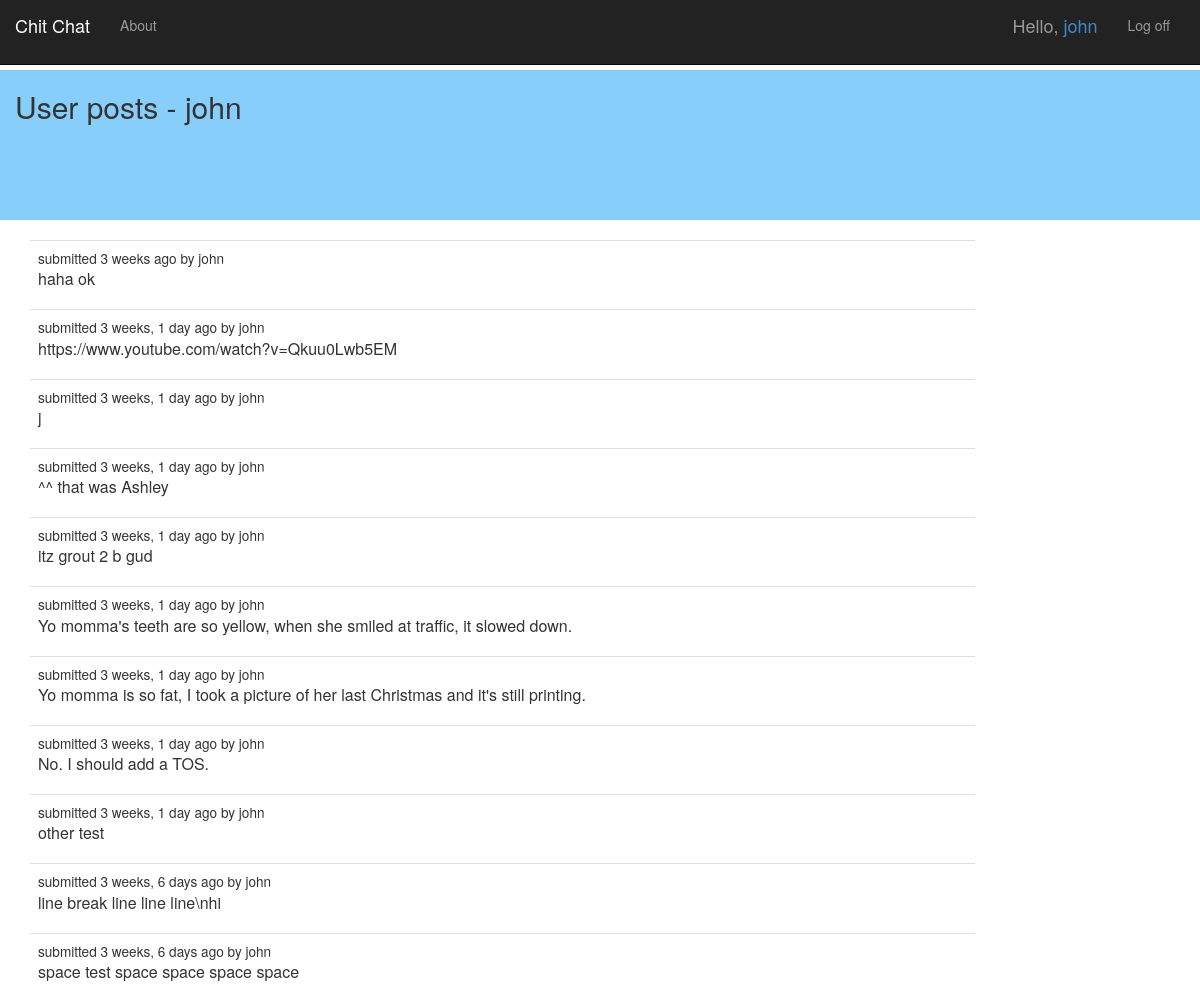
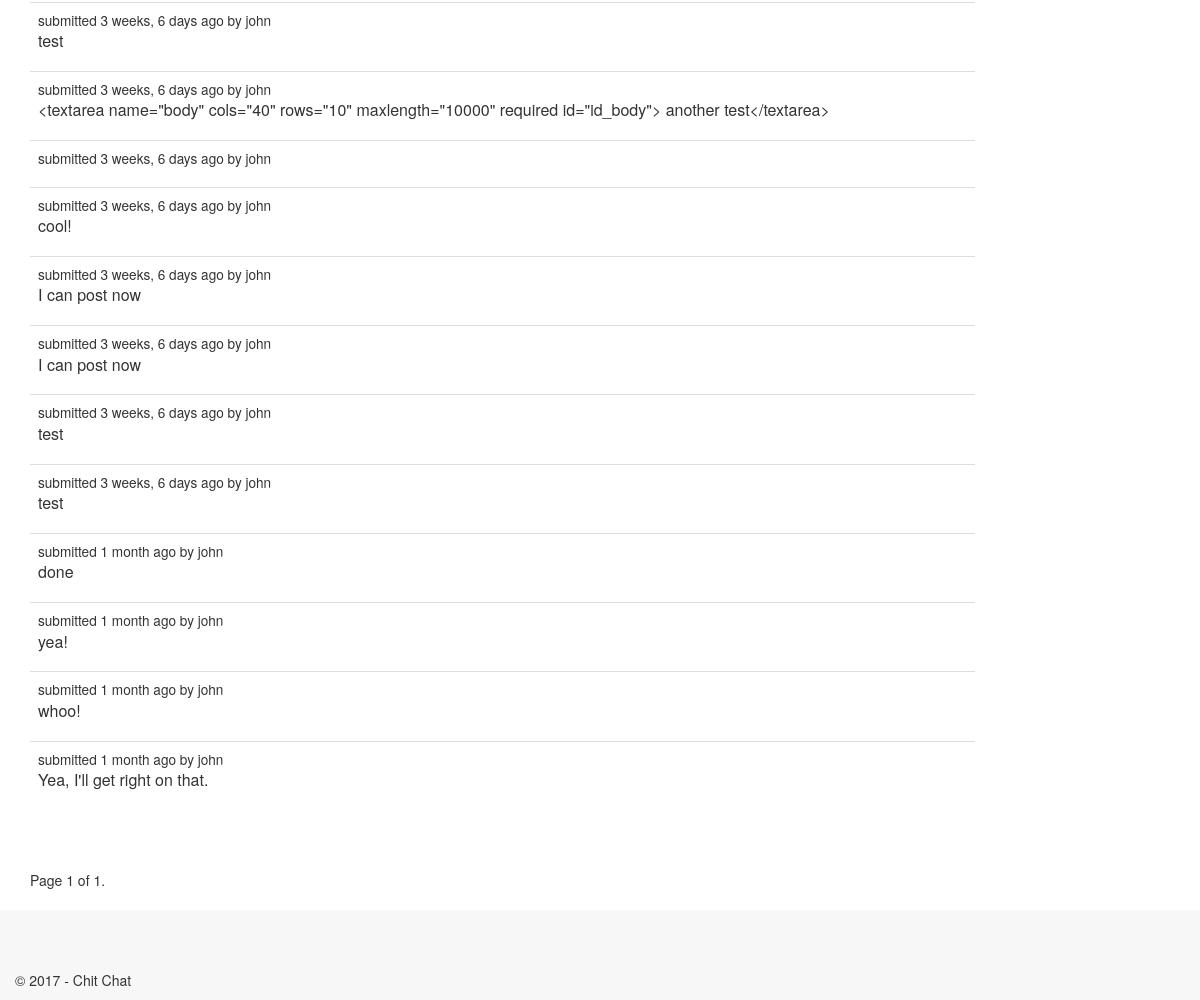
Page /user/john/ on the earlier database version (2 pictures, top to bottom).
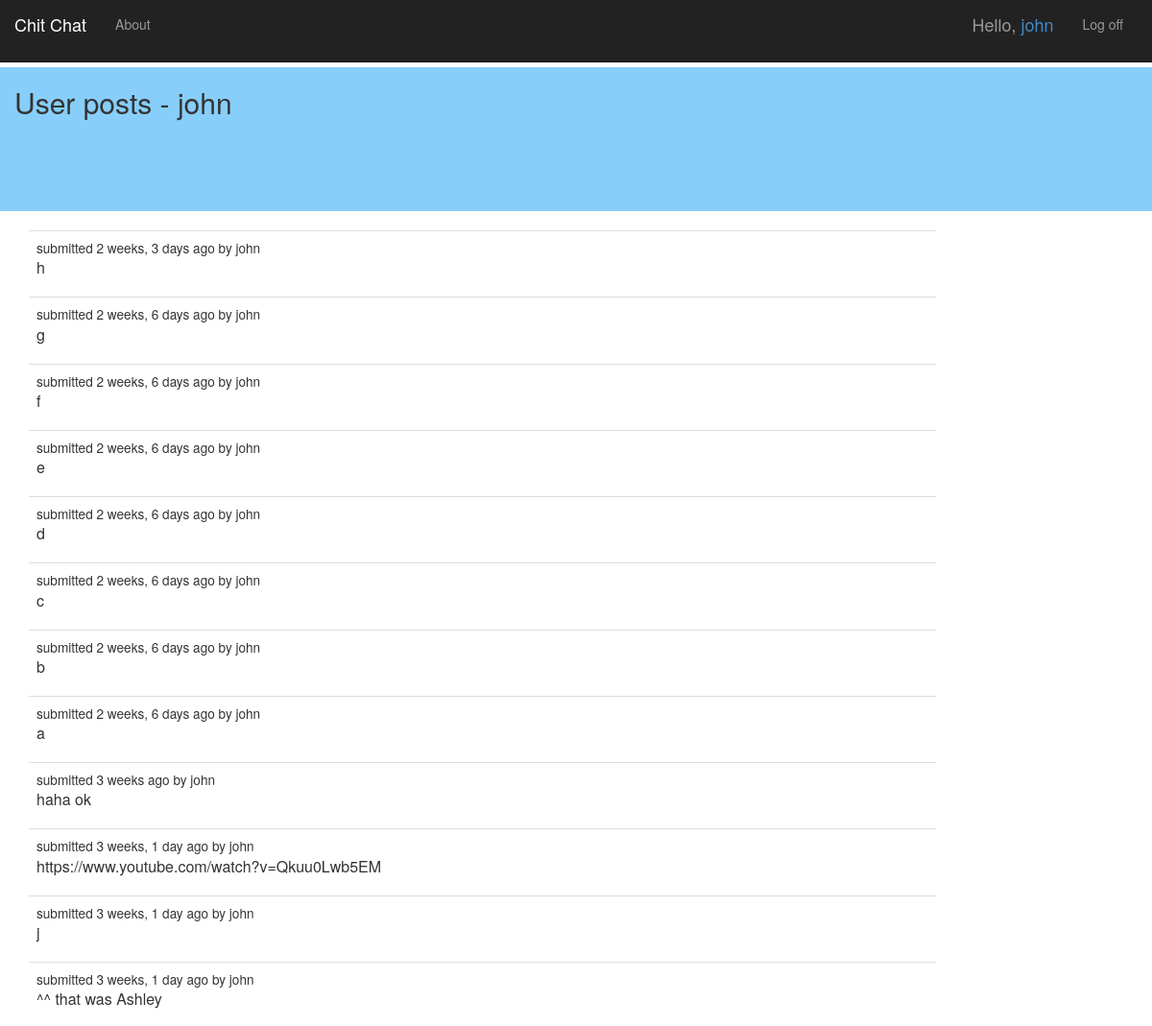
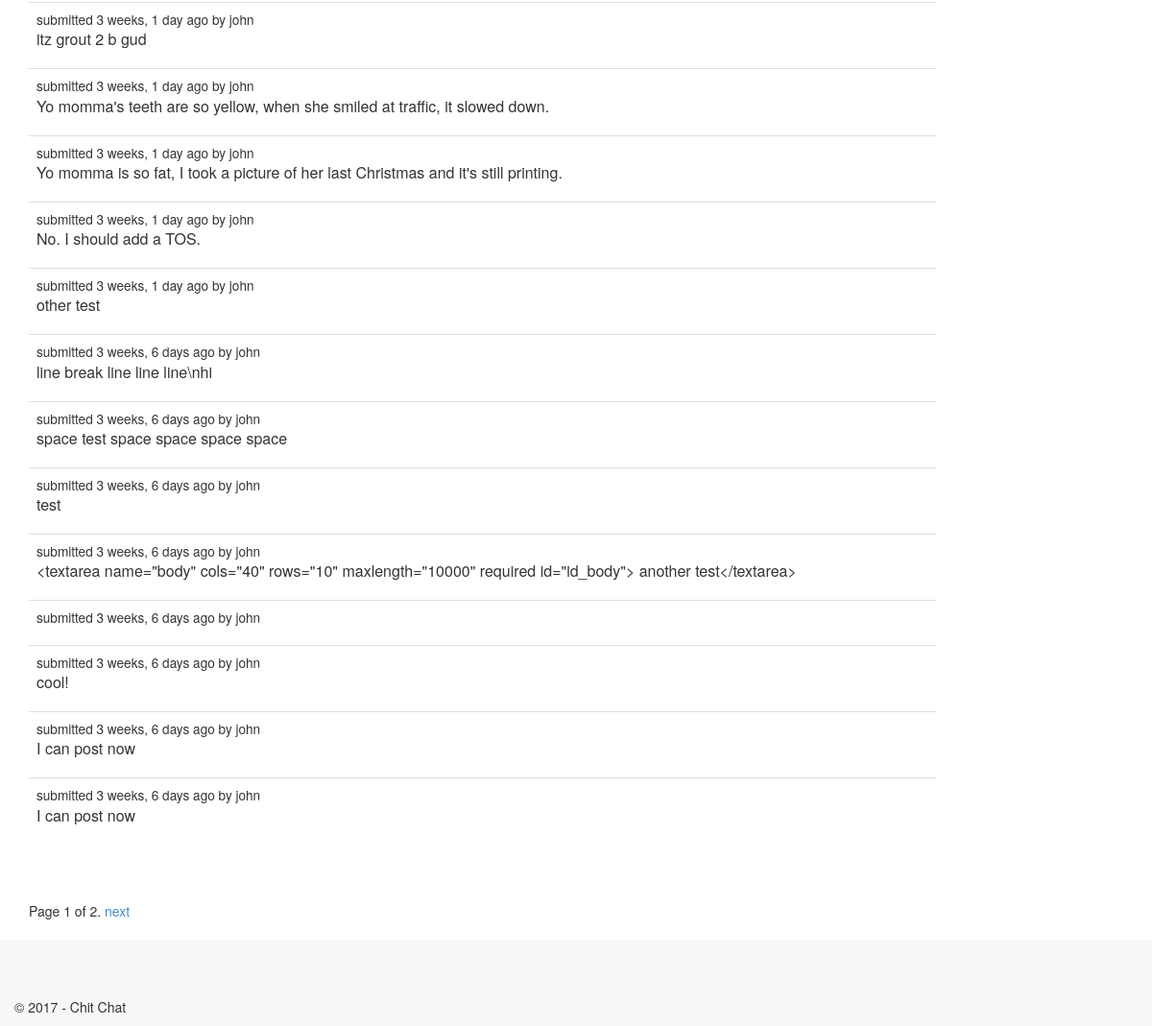
Same page on the later database version (2 pictures, top to bottom).
### forum/models.py (models this page shows, shortened)
class Post(models.Model):
    created = models.DateTimeField(auto_now_add=True)
    creator = models.ForeignKey(User, blank=True, null=True)
    updated = models.DateTimeField(auto_now=True)
    topic = models.ForeignKey(Topic)
    body = models.TextField(max_length=10000)
    user_ip = models.GenericIPAddressField(blank=True, null=True)
    def short(self):
        return u"%s\n%s" % (self.creator, self.created.strftime("%b %d, %I:%M %p"))
    short.allow_tags = True

### forum/views.py (the view)
# urls.py: url(r'^user/(?P<username>[\w.@+-]+)/$', forum.views.user_posts, name='user-posts'),
def user_posts(request, username):
    context = get_base_context()
    user = User.objects.get(username=username)
    posts = Post.objects.filter(creator=user).order_by('-created')
    posts = paginator_helper(request, posts)
    context.update({'posts': posts, 'user': user})
    context['title'] = user.username
    return render(request, 'forum/user-posts.html', context)

### forum/views.py (called while the page is built)
def get_base_context():
    return {'year': datetime.now().year}

def paginator_helper(request, model_list, page_items=25):
    paginator = Paginator(model_list, page_items)
    page = request.GET.get('page')
    try:
        model_list = paginator.page(page)
    except PageNotAnInteger:
        model_list = paginator.page(1)
    except EmptyPage:
        model_list = paginator.page(paginator.num_pages)
    return model_list

### forum/templates/forum/user-posts.html (shortened to what this page needs)
{% extends "app/layout.html" %}
{% block content %}
<div class="container" id="header-bottom">
    <h2>User posts - {{ user.username }}</h2>
    <br />
</div>
<div class="container">
    <div class="col-xs-12 col-sm-10">
        <br />
        <table class="table table-hover">
            <tbody>
                {% for post in posts %}
                <tr>
                    <td>
                        <small>submitted {{ post.created|timesince }} ago by {{ post.creator.get_username }}</small>
                        <p>{{ post.body }}</p>
                    </td>
                </tr>
                {% endfor %}
            </tbody>
        </table>
        <br />
        <div class="pagination">
            <span class="page-links">
                <span class="page-current">
                    Page {{ posts.number }} of {{ posts.paginator.num_pages }}.
                </span>
                {% if posts.has_next %}
                <a href="{{ request.path }}?page={{ posts.next_page_number }}">next</a>
                {% endif %}
            </span>
        </div>
    </div>
</div>
{% endblock %}

Differences in the rows shown:
no longer on this page (row unchanged): Post: created "3 weeks, 6 days", creator.get_username "john", body "test"
no longer on this page (row unchanged): Post: created "3 weeks, 6 days", creator.get_username "john", body "test"
no longer on this page (row unchanged): Post: created "1 month", creator.get_username "john", body "done"
no longer on this page (row unchanged): Post: created "1 month", creator.get_username "john", body "yea!"
no longer on this page (row unchanged): Post: created "1 month", creator.get_username "john", body "whoo!"
no longer on this page (row unchanged): Post: created "1 month", creator.get_username "john", body "Yea, I'll get right on that."
added Post: created "2 weeks, 3 days", creator.get_username "john", body "h"
added Post: created "2 weeks, 6 days", creator.get_username "john", body "g"
added Post: created "2 weeks, 6 days", creator.get_username "john", body "f"
added Post: created "2 weeks, 6 days", creator.get_username "john", body "e"
added Post: created "2 weeks, 6 days", creator.get_username "john", body "d"
added Post: created "2 weeks, 6 days", creator.get_username "john", body "c"
added Post: created "2 weeks, 6 days", creator.get_username "john", body "b"
added Post: created "2 weeks, 6 days", creator.get_username "john", body "a"
Other differences:
{{ posts.paginator.num_pages }}: "1" → "2"
text now shown: "next"
